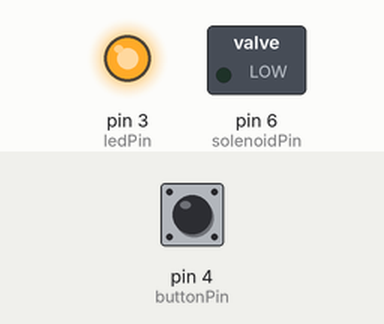
A sketch run on a simulated Arduino Uno, built with avr-gcc and run on an emulated ATmega328P. On the bench: switched loads named in the sketch (green lamp = pin HIGH), output pins drawn as LEDs (lit = HIGH). Dashed ring = blinking. Inputs (shaded band) come from the test bench; at power-on: pin 4 (buttonPin) HIGH.

Above: at 1.2 s.
1.3 s: pin 4 (buttonPin) pulled LOW for 0.15 s
At 4.3 s:
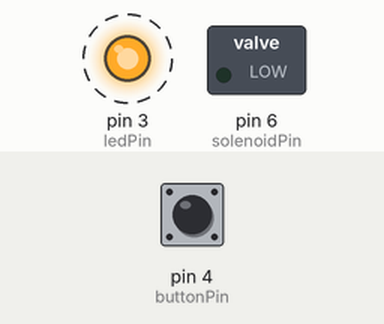
4.4 s: pin 4 (buttonPin) pulled LOW for 1 s
At 5.1 s:
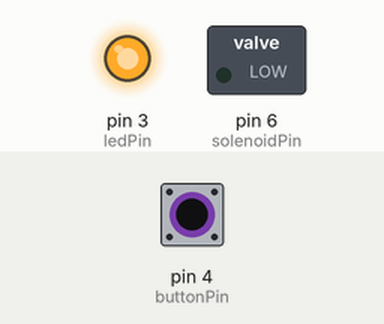
6.9 s: pin 4 (buttonPin) pulled LOW for 3.2 s
At 11.0 s:
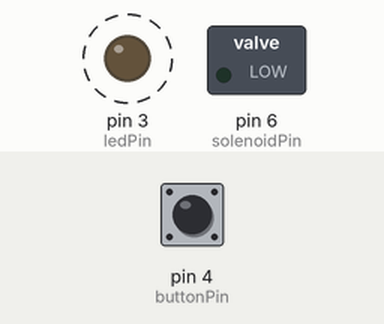
Timing chart, 0 to 19.1 s (numbered marks = the images above; inputs shaded):
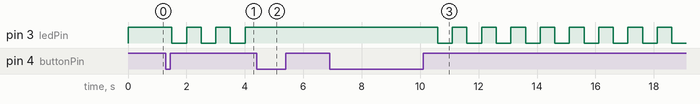

Measured:
- after the input at 1.3 s, pin 3 (ledPin): alternates HIGH for 0.50 s and LOW for 0.50 s, starting after 0.20 s
- after the input at 4.4 s, pin 3 (ledPin): stops changing and stays HIGH
- after the input at 6.9 s, pin 3 (ledPin): alternates HIGH for 0.50 s and LOW for 0.50 s, starting after 3.7 s

The sketch:

Ring_Test_Adapter.ino
```cpp
#include <EEPROM.h>

const int ledPin = 3;
const int buttonPin = 4;
const int solenoidPin = 6;
const uint16_t buttonHoldTime = 100;  // mSec

unsigned long currentMillis;
unsigned long PreMillisForBlink = 0;
unsigned long PreMillisForCycle = 0;
unsigned long PreMillisForHold = 0;
unsigned long PreMillisForHoldButton = 0;
unsigned long PreMillisForSafety = 0;

byte currentStep = 1;
bool notSafety = false;
bool buttonPressed = false;

bool cycleStarted = false;
bool ledOn = true;
uint32_t steps[14];
uint16_t holdTime;
uint16_t skipedStepTime;
byte solednoidPower;
uint16_t memValue;

uint16_t blinkPeriod;

int32_t stepTime;

void setup() {
  pinMode(ledPin, OUTPUT);
  pinMode(solenoidPin, OUTPUT);
  pinMode(buttonPin, INPUT);
  pinMode(buttonPin, INPUT_PULLUP);
  Serial.begin(9600);
  Serial.flush();
  holdTime = eeprom_read_word((uint16_t*)28);
  skipedStepTime = eeprom_read_word((uint16_t*)30);
  solednoidPower = EEPROM.read(32);
  for ( int i=0; i <= 13; i++ ) {
    memValue = (uint16_t*)eeprom_read_word((uint16_t*)(i * 2));
    steps[i] = (uint32_t)memValue * 1000;
    if (steps[i] == 0) steps[i] = skipedStepTime;
  }
  digitalWrite(ledPin, HIGH);
  blinkPeriod = 500;
}

String input = "";
String dataOutput = "";
String wStr = "";
byte paramNumber = 0;
word pramToWrite;

void loop() {

  currentMillis = millis();

  while (Serial.available()) {
      input = Serial.readString();
      byte inputLen = input.length();
      if (input == "query") {
          for ( int i=0; i <= 13; i++ ) dataOutput += String((uint16_t)(steps[i] / 1000)) + ";";
          dataOutput += String(holdTime) + ";";
          dataOutput += String(skipedStepTime) + ";";
          dataOutput += String(solednoidPower) + ";";
          Serial.print(dataOutput);
          input = "";
      }
      else if (inputLen > 36) {
              for ( int i=0; i < inputLen; i++ ) {
                if (input[i] != ';') wStr += input[i];
                else {
                  if (paramNumber < 17) {
                    eeprom_write_word((uint16_t*)(paramNumber * 2), (uint16_t)wStr.toInt());
                  }
                  else EEPROM.write(32, (byte)wStr.toInt());
                  wStr = "";
                  paramNumber++;
                }
              }
//              Serial.print(input);
              Serial.print("success");
              input = "";
           }
  }


  if (digitalRead(buttonPin) == LOW) {
    PreMillisForHoldButton = currentMillis;
    while (digitalRead(buttonPin) == LOW) {
      currentMillis = millis();
    }
    delay(10);
    if ( currentMillis - PreMillisForHoldButton > buttonHoldTime ) buttonPressed = true;
  } else buttonPressed = false;

  if (buttonPressed) {
    blinkPeriod = 500;
    cycleStarted = !cycleStarted;
    if (cycleStarted) PreMillisForCycle = currentMillis;
    else {
      currentStep = 1;
      ledOn = true;
      digitalWrite(ledPin, HIGH);
    }
  }

  if (cycleStarted) {
    if ( currentMillis - PreMillisForCycle > steps[currentStep - 1] ) {
        PreMillisForCycle = currentMillis;
        if (currentStep == 13) blinkPeriod = 60;
        if (currentStep < 14) {
          analogWrite(solenoidPin, 150);
          delay(30);
          analogWrite(solenoidPin, solednoidPower);
          digitalWrite(LED_BUILTIN, HIGH);
          PreMillisForHold = currentMillis;
          currentStep++;
        }
        else {
          cycleStarted = false;
          analogWrite(solenoidPin, 0);
          digitalWrite(LED_BUILTIN, LOW);
          currentStep = 1;
          ledOn = true;
          digitalWrite(ledPin, HIGH);
        }
    }
    if ( currentMillis - PreMillisForHold > holdTime ) {
        analogWrite(solenoidPin, 0);
        digitalWrite(LED_BUILTIN, LOW);
    }
  }

  if ( currentMillis - PreMillisForBlink > blinkPeriod ) {
      PreMillisForBlink = currentMillis;
      ledOn = !ledOn;
      if (ledOn) digitalWrite(ledPin, HIGH);
      else if (cycleStarted) digitalWrite(ledPin, LOW);
  }
}

/* EEPROM Map:
0 - Step1 (Lo) in sec
1 - Step1 (Hi)
...
26 - Step14 (Lo) (Step number - 1) * 2
27 - Step14 (Hi)
28 - Hold time in msec (Lo)
29 - Hold time in msec (Hi)
30 - skipedStepTime (Lo)
31 - skipedStepTime (Hi)
32 - Solednoid power 0-255
 */
```
